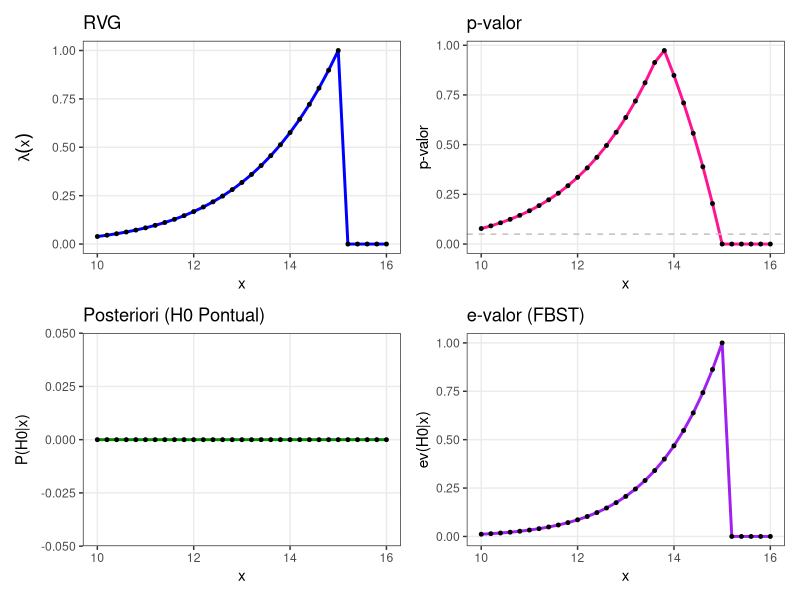
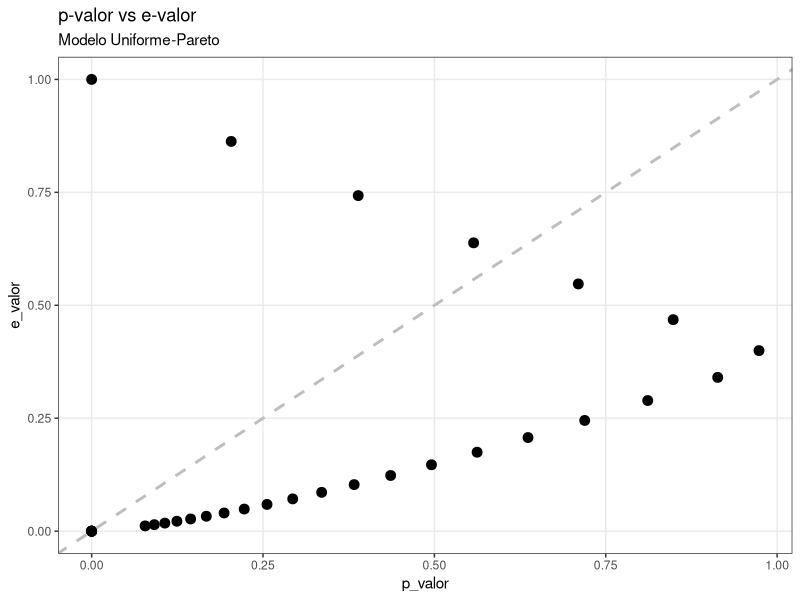

Recreate these plots in R, in order.
## ---- chunk 1
library(ggplot2)
library(patchwork)

n <- 8
theta_0 <- 15        
xm_prior <- 10        
alpha_prior <- 3      
x_seq <- seq(from = 10, to = 16, by = 0.2)


resultados <- data.frame(
  x = x_seq,
  RVG = NA,
  p_valor = NA,
  Posteriori = NA,
  e_valor = NA)

for (i in 1:length(x_seq)) {
  x_loop <- x_seq[i]
  
  # RVG 
  lik_global <- (x_loop)^(-n)

  if (x_loop > theta_0) {
    resultados$RVG[i] <- 0} 
  else {
    lik_H0 <- (theta_0)^(-n)
    resultados$RVG[i] <- lik_H0 / lik_global}
  
  # p-valor
  
  if (x_loop > theta_0) {
    resultados$p_valor[i] <- 0} 
  else {
    prob_acumulada <- (x_loop / theta_0)^n
    resultados$p_valor[i] <- 2 * min(prob_acumulada, 1 - prob_acumulada)}
  
  # Posteriori
  resultados$Posteriori[i] <- 0
  
  # e-valor 
  alpha_post <- alpha_prior + n   
  xm_post <- max(xm_prior, x_loop) 
  
  if (x_loop > theta_0) {
    resultados$e_valor[i] <- 0} 
  else {
    prob_cauda_15 <- (xm_post / theta_0)^alpha_post
    resultados$e_valor[i] <- prob_cauda_15}}
## ---- chunk 2
tema <- theme_bw() + theme(panel.grid.minor = element_blank())

# Gráfico 1: RVG
g1 <- ggplot(resultados, aes(x=x, y=RVG)) + 
  geom_line(color="blue", size=1) + geom_point(size=1) +
  labs(title="RVG", y=expression(lambda(x))) + tema

# Gráfico 2: p-valor
g2 <- ggplot(resultados, aes(x=x, y=p_valor)) + 
  geom_line(color="deeppink", size=1) + geom_point(size=1) +
  geom_hline(yintercept=0.05, linetype="dashed", color="gray") +
  labs(title="p-valor", y="p-valor") + tema

# Gráfico 3: Posteriori
g3 <- ggplot(resultados, aes(x=x, y=Posteriori)) + 
  geom_line(color="green4", size=1) + geom_point(size=1) +
  labs(title="Posteriori (H0 Pontual)", y="P(H0|x)") + tema

# Gráfico 4: e-valor
g4 <- ggplot(resultados, aes(x=x, y=e_valor)) + 
  geom_line(color="purple", size=1) + geom_point(size=1) +
  labs(title="e-valor (FBST)", y="ev(H0|x)") + tema

(g1 + g2) / (g3 + g4)
## ---- chunk 3
# Gráfico 5: Dispersão p-valor vs e-valor 
g5 <- ggplot(resultados, aes(x=p_valor, y=e_valor)) +
  geom_point(size=3, color = "black") + 
  geom_abline(slope=1, intercept=0, linetype="dashed", color = "gray", size=1) + 
  labs(title="p-valor vs e-valor", subtitle="Modelo Uniforme-Pareto") + tema

print(g5)
